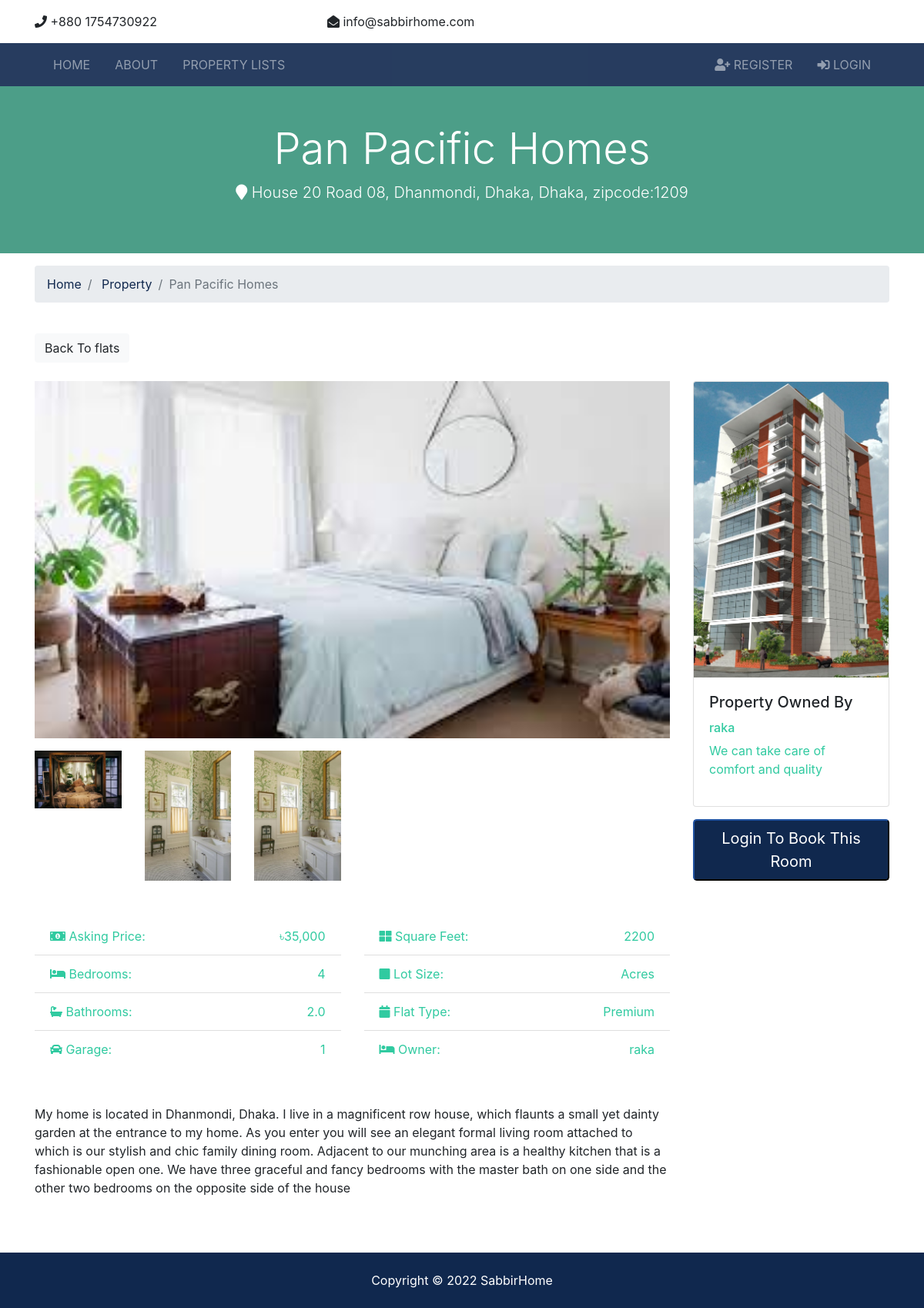
The app's page /flats/15 with its own data.
### flats/models.py (models this page shows, shortened)
class Flat(models.Model):
    FLAT_STATUS = (
    ("1", "available"),
    ("2", "not available"),
    )
    FLAT_TYPE = (
    ("1", "Premium"),
    ("2", "Deluxe"),
    ("3","Basic"),
    )
    id = models.AutoField(primary_key=True)
    house= models.ForeignKey(House, on_delete = models.CASCADE)
    flat_type = models.CharField(max_length=50,choices = FLAT_TYPE)
    price = models.IntegerField()
    status = models.CharField(choices =FLAT_STATUS,max_length = 15)
    flatnumber = models.CharField(max_length=20)
    description = models.TextField(blank=True)
    bedrooms = models.IntegerField()
    bathrooms = models.DecimalField(max_digits=2, decimal_places=1)
    garage = models.IntegerField(default=0)
    sqft = models.IntegerField()
    rent_status = models.BooleanField(default=True)
    photo_main = models.ImageField(upload_to='photos/%Y/%m/%d/')
    photo_1 = models.ImageField(upload_to='photos/%Y/%m/%d/', blank=True)
    photo_2 = models.ImageField(upload_to='photos/%Y/%m/%d/', blank=True)
    photo_3 = models.ImageField(upload_to='photos/%Y/%m/%d/', blank=True)
    photo_4 = models.ImageField(upload_to='photos/%Y/%m/%d/', blank=True)
    photo_5 = models.ImageField(upload_to='photos/%Y/%m/%d/', blank=True)
    photo_6 = models.ImageField(upload_to='photos/%Y/%m/%d/', blank=True)

### houses/models.py (models this page shows, shortened)
class House(models.Model):
    id = models.AutoField(primary_key=True)
    name = models.CharField(max_length=30,null=True)
    owner = models.ForeignKey(CustomUser, blank=True, null=True, on_delete=models.CASCADE)
    location = models.CharField(max_length=50)
    state = models.CharField(max_length=50,null=True)
    zipcode = models.CharField(max_length=50,null=True)
    country = models.CharField(max_length=50,null=True)
    photo=models.ImageField(upload_to='hotel/', null=True, blank=True)

### accounts/models.py (models this page shows, shortened)
class CustomUser(AbstractUser):
    date_of_birth = models.DateField(verbose_name=_("Date of birth"), blank=True, null=True)
    address1 = models.CharField(verbose_name=_("Address line 1"), max_length=1024, blank=True, null=True)
    zip_code = models.CharField(verbose_name=_("Postal Code"), max_length=12, blank=True, null=True)
    city = models.CharField(verbose_name=_("City"), max_length=1024, blank=True, null=True)
    country = CountryField(blank=True, null=True)
    phone_regex = RegexValidator(regex=r"^\+(?:[0-9]●?){6,14}[0-9]$", message=_("Enter a valid international mobile phone number starting with +(country code)"))
    mobile_phone = models.CharField(validators=[phone_regex], verbose_name=_("Mobile phone"), max_length=17, blank=True, null=True)
    photo = models.ImageField(verbose_name=_("Photo"), upload_to='photos/', default='photos/default-user-avatar.png')
    class Meta:
        ordering = ['last_name']

### flats/views.py (the view)
# urls.py: path('', views.index, name='flats'),
def flats(request, flat_id):
    flat = get_object_or_404(Flat, pk=flat_id)
    context = {
    'flat': flat
    }
    return render(request, 'listings/listing.html', context)

### flats/templatetags/app_tags.py (called while the page is built)
@register.filter(name='has_group')
def has_group(user, group_name):
    group = Group.objects.get(name=group_name)
    return True if group in user.groups.all() else False

### templates/listings/listing.html (shortened to what this page needs)
{% extends 'base.html' %}
{% load humanize %}
{% load app_tags %}
{% block content %}
<section id="showcase-inner" class="py-5 text-white">
  <div class="container">
    <div class="row text-center">
      <div class="col-md-12">
        <h1 class="display-4">{{ flat.house.name }}</h1>
        <p class="lead">
          <i class="fas fa-map-marker"></i> {{ flat.house.location }}, {{ flat.house.state }}, zipcode:{{flat.house.zipcode }}
        </p>
      </div>
    </div>
  </div>
</section>
<section id="bc" class="mt-3">
  <div class="container">
    <nav>
      <ol class="breadcrumb">
        <li class="breadcrumb-item">
          <a href="{% url 'index' %}">Home</a>
        </li>
        <li class="breadcrumb-item">
          <a href="{% url 'flats' %}">Property</a>
        </li>
        <li class="breadcrumb-item active">{{ flat.house.name }}</li>
      </ol>
    </nav>
  </div>
</section>
<section id="flat" class="py-4">
  <div class="container">
    <a href="{% url 'flats' %}" class="btn btn-light mb-4">Back To flats</a>
    <div class="row">
      <div class="col-md-9">
        <img src="{{ flat.photo_main.url }}" alt="" class="img-main img-fluid mb-3">
        <div class="row mb-5 thumbs">
          {% if flat.photo_1 %}
          <div class="col-md-2">
            <a href="{{ flat.photo_1.url }}" data-lightbox="home-images">
              <img src="{{ flat.photo_1.url }}" alt="" class="img-fluid">
            </a>
          </div>
          {% endif %}
          {% if flat.photo_2 %}
          <div class="col-md-2">
            <a href="{{ flat.photo_2.url }}" data-lightbox="home-images">
              <img src="{{ flat.photo_2.url }}" alt="" class="img-fluid">
            </a>
          </div>
          {% endif %}
          {% if flat.photo_3 %}
          <div class="col-md-2">
            <a href="{{ flat.photo_3.url }}" data-lightbox="home-images">
              <img src="{{ flat.photo_3.url }}" alt="" class="img-fluid">
            </a>
          </div>
          {% endif %}
        </div>
        <div class="row mb-5 fields">
          <div class="col-md-6">
            <ul class="list-group list-group-flush">
              <li class="list-group-item text-secondary">
                <i class="fas fa-money-bill-alt"></i> Asking Price:
                <span class="float-right">৳{{ flat.price | intcomma }}</span>
              </li>
              <li class="list-group-item text-secondary">
                <i class="fas fa-bed"></i> Bedrooms:
                <span class="float-right">{{ flat.bedrooms }}</span>
              </li>
              <li class="list-group-item text-secondary">
                <i class="fas fa-bath"></i> Bathrooms:
                <span class="float-right">{{ flat.bathrooms }}</span>
              </li>
              <li class="list-group-item text-secondary">
                <i class="fas fa-car"></i> Garage:
                <span class="float-right">{{ flat.garage }}
                </span>
              </li>
            </ul>
          </div>
          <div class="col-md-6">
            <ul class="list-group list-group-flush">
              <li class="list-group-item text-secondary">
                <i class="fas fa-th-large"></i> Square Feet:
                <span class="float-right">{{ flat.sqft }}</span>
              </li>
              <li class="list-group-item text-secondary">
                <i class="fas fa-square"></i> Lot Size:
                <span class="float-right">{{ flat.lot_size }} Acres
                </span>
              </li>
              <li class="list-group-item text-secondary">
                <i class="fas fa-calendar"></i> Flat Type:
                <span class="float-right">{{ flat.get_flat_type_display }}</span>
              </li>
              <li class="list-group-item text-secondary">
                <i class="fas fa-bed"></i> Owner:
                <span class="float-right">{{ flat.house.owner.username }}
                </span>
              </li>
            </ul>
          </div>
        </div>
        <div class="row mb-5">
          <div class="col-md-12">
            {{ flat.description }}
          </div>
        </div>
      </div>
      <div class="col-md-3">
        <div class="card mb-3">
          <img class="card-img-top" src="{{ flat.house.photo.url }}" alt="">
          <div class="card-body">
            <h5 class="card-title">Property Owned By</h5>
            <h6 class="text-secondary">{{ flat.house.owner.username }}</h6>
            <p class="text-secondary">We can take care of comfort and quality</p>
          </div>
        </div>
        {% if request.user|has_group:"user" %}
        <button class="btn-primary btn-block btn-lg" data-toggle="modal" data-target="#inquiryModal">Book Now</button>
        {% elif user.is_authenticated %}
        <button class="btn-primary btn-block btn-lg" href="{% url 'login' %}">Login As User To Book This Room</button>
        {% else %}
        <button class="btn-primary btn-block btn-lg" href="{% url 'login' %}">Login To Book This Room</button>
        {% endif %}
      </div>
    </div>
  </div>
</section>
{% endblock %}

### templates/base.html (shortened to what this page needs)
<!DOCTYPE html>
<html lang="en">
{% load static %}
<head>
    <link rel="stylesheet" href="{% static 'css/all.css' %}">
    <link rel="stylesheet" href="{% static 'css/bootstrap.css' %}">
    <link rel="stylesheet" href="{% static 'css/style.css' %}">
    <link rel="stylesheet" href="{% static 'css/lightbox.min.css' %}">
</head>
<body>
  {% include 'partials/_topbar.html' %}
  {% include 'partials/_navbar.html' %}
  {% block content %} {% endblock %}
  {% include 'partials/_footer.html' %}
</body>
</html>

### templates/partials/_topbar.html
  <section id="top-bar" class="p-3">
    <div class="container">
      <div class="row">
        <div class="col-md-4">
          <i class="fas fa-phone"></i> +880 1754730922
        </div>
        <div class="col-md-4">
          <i class="fas fa-envelope-open"></i> info@sabbirhome.com
        </div>
      </div>
    </div>
  </section>

### templates/partials/_navbar.html (shortened to what this page needs)
{% load static %}
{% load app_tags %}
<nav class="navbar navbar-expand-lg navbar-dark bg-primary sticky-top">
    <div class="container">
      <div class="collapse navbar-collapse" id="navbarNavAltMarkup">
        <ul class="navbar-nav">
          <li
            {% if '/' == request.path %}
              class="nav-item active mr-3"
            {% else %}
              class="nav-item mr-3"
            {% endif %}
          >
            <a class="nav-link" href="{% url 'index' %}">Home</a>
          </li>
          <li
            {% if 'about' in request.path %}
              class="nav-item active mr-3"
            {% else %}
              class="nav-item mr-3"
            {% endif %}
          >
            <a class="nav-link" href="{% url 'about' %}">About</a>
          </li>
          <li
            {% if 'listings' in request.path %}
              class="nav-item active mr-3"
            {% else %}
              class="nav-item mr-3"
            {% endif %}
          >
            <a class="nav-link" href="{% url 'flats' %}">Property Lists</a>
          </li>
        </ul>
        <ul class="navbar-nav ml-auto">
          {% if user.is_authenticated %}
            <li
            {% if 'dashboard' in request.path %}
              class="nav-item active mr-3"
            {% else %}
              class="nav-item mr-3"
            {% endif %}
            >
            {% if request.user|has_group:"user" %}
              <a class="nav-link" href="{% url 'userdash' %}">
               Welcome {{ user.username }} (Dashboard)</a>
            </li>
            {% elif request.user|has_group:"Home_owner" %}
            <a class="nav-link" href="{% url 'hodash' %}">
              Welcome {{ user.username }} (Dashboard)</a>
           </li>
           {% endif %}
            <li class="nav-item mr-3">
              <a href="javascript:{document.getElementById('logout').submit()}" class="nav-link">
                <i class="fas fa-sign-out-alt"></i> Logout
              </a>
              <form action="{% url 'logout' %}" method="POST" id="logout">
                {% csrf_token %}
                <input type="hidden">
              </form>
            </li>
          {% else %}
            <li
            {% if 'register' in request.path %}
              class="nav-item active mr-3"
            {% else %}
              class="nav-item mr-3"
            {% endif %}
            >
              <a class="nav-link" href="{% url 'register' %}">
                <i class="fas fa-user-plus"></i> Register</a>
            </li>
            <li
            {% if 'login' in request.path %}
              class="nav-item active mr-3"
            {% else %}
              class="nav-item mr-3"
            {% endif %}
            >
              <a class="nav-link" href="{% url 'login' %}">
                <i class="fas fa-sign-in-alt"></i>
                Login</a>
            </li>
          {% endif %}
        </ul>
      </div>
    </div>
  </nav>

### templates/partials/_footer.html
  <footer id="main-footer" class="py-4 bg-primary text-white text-center">
    Copyright &copy;
    <span class="year"></span>  SabbirHome
  </footer>

### static/css/all.css (style rules this page uses)
.fa, .fas, .far, .fal, .fab { -moz-osx-font-smoothing: grayscale; -webkit-font-smoothing: antialiased; display: inline-block; font-style: normal; font-variant: normal; text-rendering: auto; line-height: 1; }
.fa-bath:before { content: "\f2cd"; }
.fa-bed:before { content: "\f236"; }
.fa-calendar:before { content: "\f133"; }
.fa-car:before { content: "\f1b9"; }
.fa-envelope-open:before { content: "\f2b6"; }
.fa-map-marker:before { content: "\f041"; }
.fa-money-bill-alt:before { content: "\f3d1"; }
.fa-phone:before { content: "\f095"; }
.fa-sign-in-alt:before { content: "\f2f6"; }
.fa-square:before { content: "\f0c8"; }
.fa-th-large:before { content: "\f009"; }
.fa-user-plus:before { content: "\f234"; }
.fa, .fas { font-family: 'Font Awesome 5 Free'; font-weight: 900; }

### static/css/style.css (style rules this page uses)
img { width: 100%; }
.navbar { opacity: 0.9; text-transform: uppercase; }
#showcase-inner { background: url(../img/building.jpg) no-repeat top center fixed/cover; position: relative; overflow: hidden; min-height: 200px; }
#showcase-inner::before { content: ''; position: absolute; top: 0; left: 0; min-height: 100%; width: 100%; background: rgba(32, 134, 107, 0.8); }

### records on screen
Flat: house.name "Pan Pacific Homes", house.location "House 20 Road 08, Dhanmondi, Dhaka", house.state "Dhaka", house.zipcode "1209", photo_main (picture), photo_1 (picture), photo_2 (picture), photo_3 (picture), price "35,000", bedrooms "4", bathrooms "2.0", garage "1", sqft "2200", flat_type "Premium", house.owner.username "raka", description "My home is located in Dhanmondi, Dhaka. I live in a magnificent row house, which flaunts a small yet dainty garden at the entrance to my home. As you enter you will see an elegant formal living room attached to which is our stylish and chic family dining room. Adjacent to our munching area is a healthy kitchen that is a fashionable open one. We have three graceful and fancy bedrooms with the master bath on one side and the other two bedrooms on the opposite side of the house", house.photo (picture)
